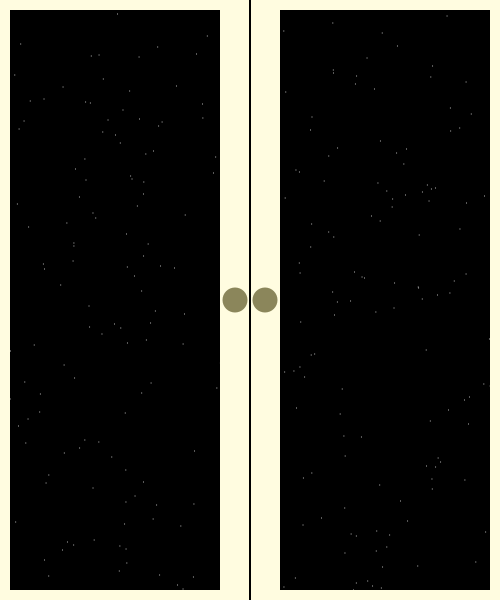
Frame 1 (no input)
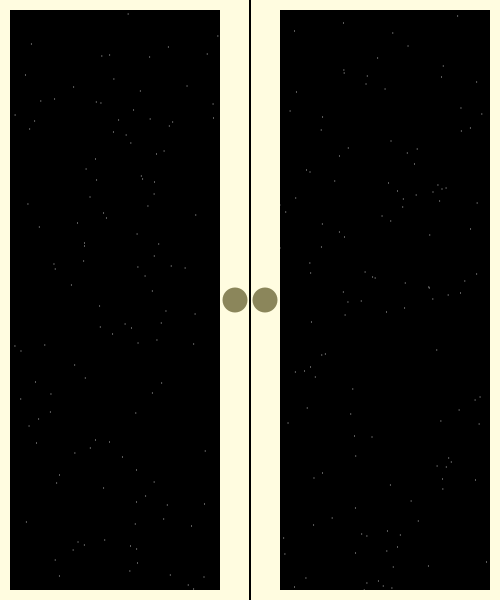
Frame 60 (the mouse pressed at the canvas centre just before this capture)
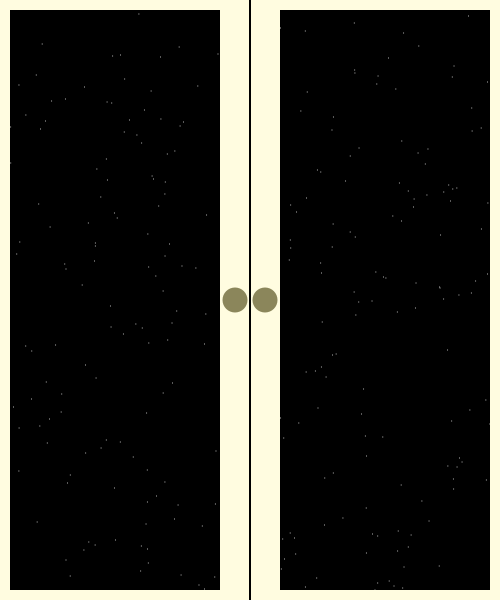
Frame 120 (the mouse held since frame 60 and released just before this capture)

The Processing sketch that drew these frames (run headless with seeded random() and noise(); from frame 60 on, the mouse is pressed at the canvas centre):

// Processing sketch: processing_182376
// ── processing_182376.pde

//STARS
float[] x1 = new float[50000];  //creo 50000 vettori che costituiranno le stelle
                                
//SHOOTING STAR
int radius = 200;  //indico raggio, 
int x2 = 20;      // centro,
int speed = 350;  // e velocità dell'elisse che costituirà la stella cadente

void setup() {    //creo la "finestra"
  size(500, 600);
  smooth();
  noStroke();
  
//STARS
  for (int s = 0; s < x1.length; s++) {   //ripetizione casuale delle stelle
    x1[s] = random(-500, 500);            
  }
}

void draw() {
  background(0);
  
//STARS
  for (int s = 0; s < x1.length; s++) {        
    x1[s] += 0.18;   //velocità di movimento delle stelle
    float y1 = s * 1;
    ellipse(x1[s], y1, 1, 1);
  }
    
//UFO      
   fill(#335D33);  
  ellipse(mouseX, mouseY, 60, 20); //le coordinate del centro coincidono con quelle del mouse
  fill(#15400C);
  arc(mouseX, mouseY, 35, 40, PI, TWO_PI); 
  arc(mouseX, mouseY, 35, 10, 0, PI);
     
//WINDOW
fill(#FFFCE0);                //bordi della finestra
rect(0, 0, 600, 10);
rect(0, 590, 600, 10);
rect(0, 10, 10, 580);
rect(490, 10, 10, 580);
rect(220, 10, 30, 580);
rect(250, 10, 30, 580);
fill(0);                  //apertura della finestra
rect(249, 0, 2, 600);
fill(#8B865B);                 //pomelli della finestra
ellipse(265, 300, 25, 25);
ellipse(235, 300, 25, 25); 

//SHOOTING STAR
  fill(255);
   if(mousePressed) {  //cliccando sul tasto sinistro del mouse attivo il blocco della stella 
    x2 += speed;  //movimento della stella
  rotate(PI/2.8);  //inclino il piano della stella in modo che scenda in modo obliquo
  ellipse(x2, 50, radius, 2);
  }
}
